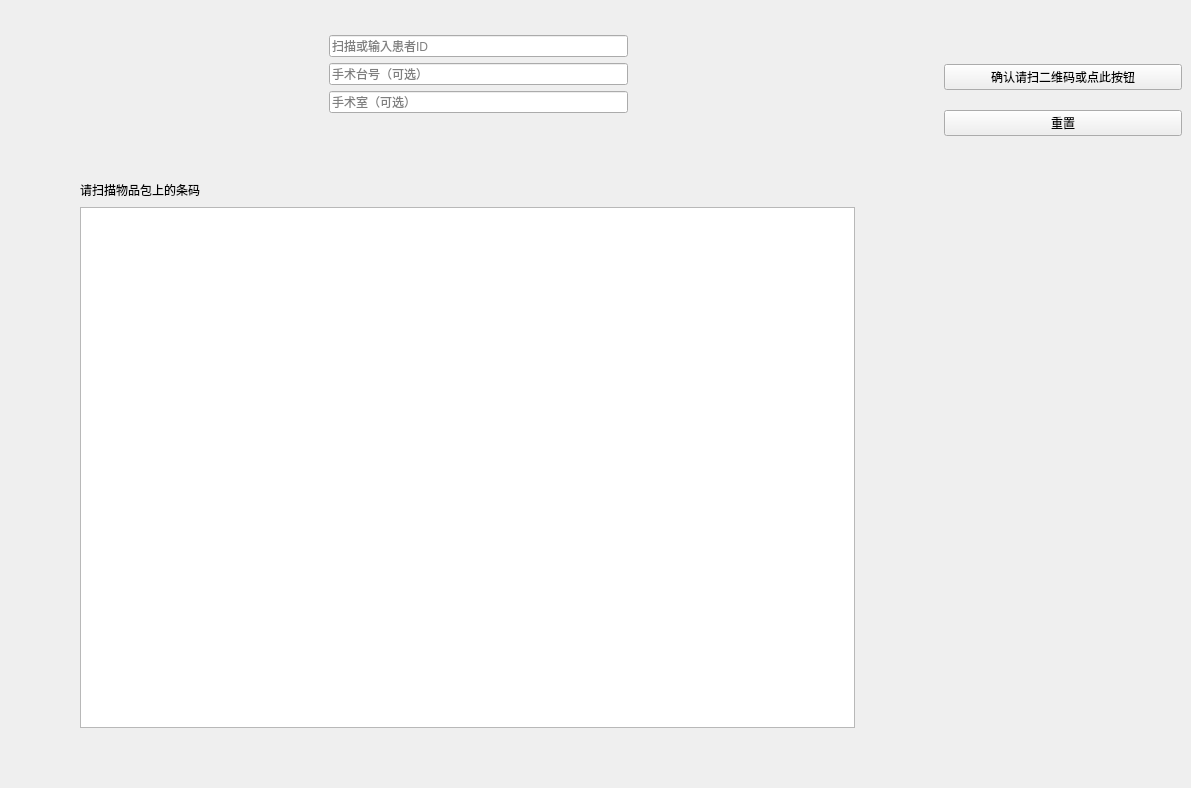
<?xml version="1.0" encoding="UTF-8"?>
<ui version="4.0">
 <class>UsePanel</class>
 <widget class="QWidget" name="UsePanel">
  <property name="geometry">
   <rect>
    <x>0</x>
    <y>0</y>
    <width>1191</width>
    <height>788</height>
   </rect>
  </property>
  <property name="windowTitle">
   <string>Form</string>
  </property>
  <property name="styleSheet">
   <string notr="true">
#funcBar{
border-left: 1px solid #e0e0e0;
}
#groupFrame2{border-bottom:1px solid #e0e0e0;}
#image{
border: 1px solid #c8e1ff;
border-top:none;
background: #f1f8ff;
}
</string>
  </property>
  <layout class="QGridLayout" name="gridLayout_2">
   <property name="margin">
    <number>0</number>
   </property>
   <property name="spacing">
    <number>0</number>
   </property>
   <item row="0" column="0">
    <widget class="QFrame" name="groupFrame2">
     <layout class="QGridLayout" name="gridLayout">
      <property name="horizontalSpacing">
       <number>15</number>
      </property>
      <item row="0" column="2" rowspan="6">
       <widget class="QLabel" name="patientIcon">
        <property name="pixmap">
         <pixmap resource="../ortrac.qrc">:/res/patient-128.png</pixmap>
        </property>
       </widget>
      </item>
      <item row="1" column="3">
       <widget class="Ui::FlatEdit" name="idEdit">
        <property name="placeholderText">
         <string>扫描或输入患者ID</string>
        </property>
       </widget>
      </item>
      <item row="2" column="3">
       <widget class="Ui::FlatEdit" name="deskEdit">
        <property name="placeholderText">
         <string>手术台号（可选）</string>
        </property>
       </widget>
      </item>
      <item row="3" column="3">
       <widget class="Ui::FlatEdit" name="roomEdit">
        <property name="placeholderText">
         <string>手术室（可选）</string>
        </property>
       </widget>
      </item>
      <item row="0" column="1">
       <spacer name="horizontalSpacer_2">
        <property name="orientation">
         <enum>Qt::Horizontal</enum>
        </property>
        <property name="sizeHint" stdset="0">
         <size>
          <width>242</width>
          <height>20</height>
         </size>
        </property>
       </spacer>
      </item>
      <item row="3" column="4">
       <spacer name="horizontalSpacer">
        <property name="orientation">
         <enum>Qt::Horizontal</enum>
        </property>
        <property name="sizeHint" stdset="0">
         <size>
          <width>247</width>
          <height>20</height>
         </size>
        </property>
       </spacer>
      </item>
     </layout>
    </widget>
   </item>
   <item row="0" column="1" rowspan="2">
    <widget class="QFrame" name="funcBar">
     <property name="minimumSize">
      <size>
       <width>256</width>
       <height>0</height>
      </size>
     </property>
     <layout class="QGridLayout" name="gridLayout_3">
      <property name="topMargin">
       <number>30</number>
      </property>
      <property name="verticalSpacing">
       <number>20</number>
      </property>
      <item row="1" column="0">
       <widget class="QPushButton" name="submitButton">
        <property name="text">
         <string>确认请扫二维码或点此按钮</string>
        </property>
       </widget>
      </item>
      <item row="0" column="0">
       <widget class="QLabel" name="submitQr">
        <property name="pixmap">
         <pixmap resource="../ortrac.qrc">:/res/910108.png</pixmap>
        </property>
        <property name="alignment">
         <set>Qt::AlignCenter</set>
        </property>
       </widget>
      </item>
      <item row="3" column="0">
       <spacer name="verticalSpacer_2">
        <property name="orientation">
         <enum>Qt::Vertical</enum>
        </property>
        <property name="sizeHint" stdset="0">
         <size>
          <width>20</width>
          <height>40</height>
         </size>
        </property>
       </spacer>
      </item>
      <item row="2" column="0">
       <widget class="QPushButton" name="resetButton">
        <property name="text">
         <string>重置</string>
        </property>
       </widget>
      </item>
     </layout>
    </widget>
   </item>
   <item row="1" column="0">
    <widget class="QFrame" name="pkgFrame">
     <layout class="QVBoxLayout" name="verticalLayout">
      <property name="spacing">
       <number>0</number>
      </property>
      <property name="leftMargin">
       <number>80</number>
      </property>
      <property name="topMargin">
       <number>40</number>
      </property>
      <property name="rightMargin">
       <number>80</number>
      </property>
      <property name="bottomMargin">
       <number>60</number>
      </property>
      <item>
       <layout class="QHBoxLayout" name="horizontalLayout_5">
        <item>
         <widget class="QLabel" name="label_2">
          <property name="sizePolicy">
           <sizepolicy hsizetype="Preferred" vsizetype="Fixed">
            <horstretch>0</horstretch>
            <verstretch>0</verstretch>
           </sizepolicy>
          </property>
          <property name="text">
           <string>请扫描物品包上的条码</string>
          </property>
         </widget>
        </item>
        <item>
         <widget class="QToolButton" name="bcInputBtn">
          <property name="toolTip">
           <string>手工输入条码</string>
          </property>
          <property name="icon">
           <iconset resource="../ortrac.qrc">
            <normaloff>:/res/write-36.png</normaloff>:/res/write-36.png</iconset>
          </property>
          <property name="iconSize">
           <size>
            <width>24</width>
            <height>24</height>
           </size>
          </property>
          <property name="toolButtonStyle">
           <enum>Qt::ToolButtonIconOnly</enum>
          </property>
          <property name="autoRaise">
           <bool>true</bool>
          </property>
         </widget>
        </item>
        <item>
         <widget class="QToolButton" name="removeBtn">
          <property name="sizePolicy">
           <sizepolicy hsizetype="Preferred" vsizetype="Fixed">
            <horstretch>0</horstretch>
            <verstretch>0</verstretch>
           </sizepolicy>
          </property>
          <property name="toolTip">
           <string>无条码包登记</string>
          </property>
          <property name="icon">
           <iconset resource="../ortrac.qrc">
            <normaloff>:/res/minus-24.png</normaloff>:/res/minus-24.png</iconset>
          </property>
          <property name="iconSize">
           <size>
            <width>24</width>
            <height>24</height>
           </size>
          </property>
          <property name="toolButtonStyle">
           <enum>Qt::ToolButtonIconOnly</enum>
          </property>
          <property name="autoRaise">
           <bool>true</bool>
          </property>
         </widget>
        </item>
        <item>
         <spacer name="horizontalSpacer_5">
          <property name="orientation">
           <enum>Qt::Horizontal</enum>
          </property>
          <property name="sizeHint" stdset="0">
           <size>
            <width>229</width>
            <height>33</height>
           </size>
          </property>
         </spacer>
        </item>
       </layout>
      </item>
      <item>
       <widget class="PackageView" name="pkgView"/>
      </item>
      <item>
       <widget class="XPicture" name="image" native="true"/>
      </item>
     </layout>
    </widget>
   </item>
  </layout>
 </widget>
 <customwidgets>
  <customwidget>
   <class>Ui::FlatEdit</class>
   <extends>QLineEdit</extends>
   <header location="global">ui/inputfields.h</header>
  </customwidget>
  <customwidget>
   <class>PackageView</class>
   <extends>QTableView</extends>
   <header>controls/packageview.h</header>
  </customwidget>
  <customwidget>
   <class>XPicture</class>
   <extends>QWidget</extends>
   <header location="global">xui/images.h</header>
   <container>1</container>
  </customwidget>
 </customwidgets>
 <resources>
  <include location="../ortrac.qrc"/>
 </resources>
 <connections/>
</ui>
